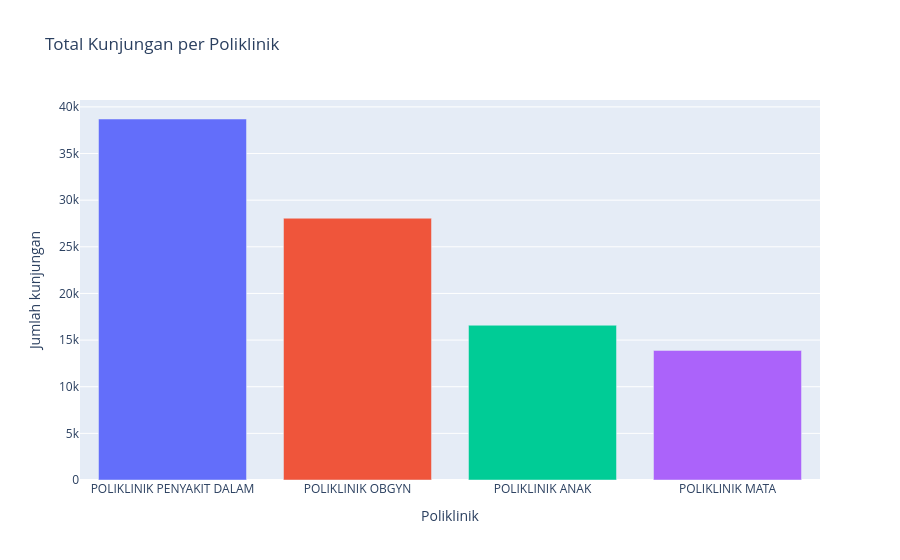
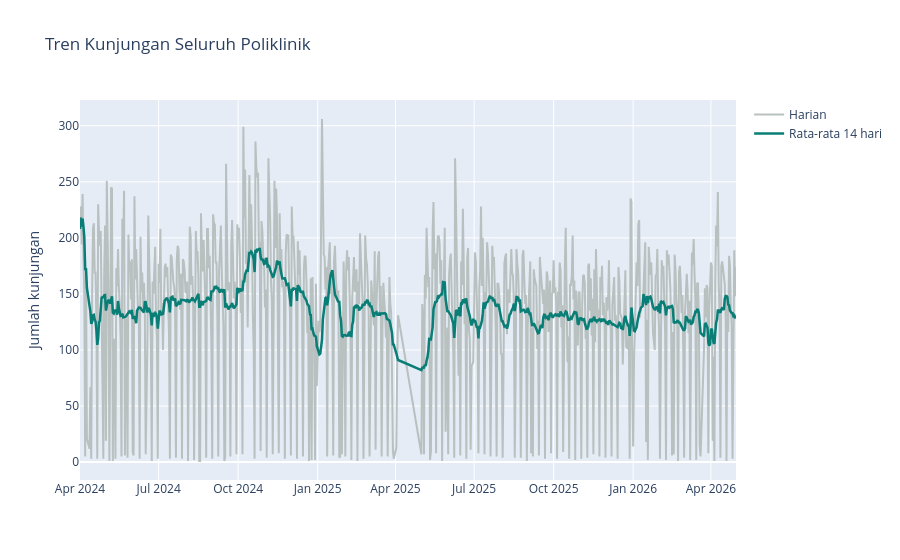

The cell these charts' notebook holds for them, in order:
### Code cell
poli_totals = daily.groupby('poli', as_index=False)['y'].sum().sort_values('y', ascending=False)
fig = px.bar(
    poli_totals, x='poli', y='y', color='poli',
    title='Total Kunjungan per Poliklinik',
    labels={'poli': 'Poliklinik', 'y': 'Jumlah kunjungan'},
)
fig.update_layout(showlegend=False)
fig.show()

daily_total = daily.groupby('ds', as_index=False)['y'].sum().sort_values('ds')
daily_total['rata_rata_14_hari'] = daily_total['y'].rolling(14, min_periods=1).mean()
fig = go.Figure()
fig.add_scatter(x=daily_total['ds'], y=daily_total['y'], name='Harian', line={'color': '#B8C1BF'})
fig.add_scatter(
    x=daily_total['ds'], y=daily_total['rata_rata_14_hari'],
    name='Rata-rata 14 hari', line={'color': '#087E76', 'width': 2.5},
)
fig.update_layout(title='Tren Kunjungan Seluruh Poliklinik', yaxis_title='Jumlah kunjungan')
fig.show()

### Figure 1 — Plotly figure (JSON) as saved in the notebook; plotly's stock layout.template omitted (floating-point values rounded to 4 significant figures)
{"data": [{"hovertemplate": "Poliklinik=%{x}<br>Jumlah kunjungan=%{y}<extra></extra>", "legendgroup": "POLIKLINIK PENYAKIT DALAM", "marker": {"color": "#636efa", "pattern": {"shape": ""}}, "name": "POLIKLINIK PENYAKIT DALAM", "orientation": "v", "showlegend": true, "textposition": "auto", "type": "bar", "x": ["POLIKLINIK PENYAKIT DALAM"], "xaxis": "x", "y": [38701], "yaxis": "y"}, {"hovertemplate": "Poliklinik=%{x}<br>Jumlah kunjungan=%{y}<extra></extra>", "legendgroup": "POLIKLINIK OBGYN", "marker": {"color": "#EF553B", "pattern": {"shape": ""}}, "name": "POLIKLINIK OBGYN", "orientation": "v", "showlegend": true, "textposition": "auto", "type": "bar", "x": ["POLIKLINIK OBGYN"], "xaxis": "x", "y": [28064], "yaxis": "y"}, {"hovertemplate": "Poliklinik=%{x}<br>Jumlah kunjungan=%{y}<extra></extra>", "legendgroup": "POLIKLINIK ANAK", "marker": {"color": "#00cc96", "pattern": {"shape": ""}}, "name": "POLIKLINIK ANAK", "orientation": "v", "showlegend": true, "textposition": "auto", "type": "bar", "x": ["POLIKLINIK ANAK"], "xaxis": "x", "y": [16591], "yaxis": "y"}, {"hovertemplate": "Poliklinik=%{x}<br>Jumlah kunjungan=%{y}<extra></extra>", "legendgroup": "POLIKLINIK MATA", "marker": {"color": "#ab63fa", "pattern": {"shape": ""}}, "name": "POLIKLINIK MATA", "orientation": "v", "showlegend": true, "textposition": "auto", "type": "bar", "x": ["POLIKLINIK MATA"], "xaxis": "x", "y": [13893], "yaxis": "y"}], "layout": {"barmode": "relative", "legend": {"title": {"text": "Poliklinik"}, "tracegroupgap": 0}, "showlegend": false, "title": {"text": "Total Kunjungan per Poliklinik"}, "xaxis": {"anchor": "y", "categoryarray": ["POLIKLINIK PENYAKIT DALAM", "POLIKLINIK OBGYN", "POLIKLINIK ANAK", "POLIKLINIK MATA"], "categoryorder": "array", "domain": [0, 1], "title": {"text": "Poliklinik"}}, "yaxis": {"anchor": "x", "domain": [0, 1], "title": {"text": "Jumlah kunjungan"}}}}

### Figure 2 — Plotly figure (JSON) as saved in the notebook; plotly's stock layout.template omitted (floating-point values rounded to 4 significant figures; data arrays with more than 128 entries replaced by an {"elided": "..."} marker saying what was removed)
{"data": [{"line": {"color": "#B8C1BF"}, "name": "Harian", "type": "scatter", "x": {"elided": "713 str values"}, "y": {"elided": "713 int values"}}, {"line": {"color": "#087E76", "width": 2.5}, "name": "Rata-rata 14 hari", "type": "scatter", "x": {"elided": "713 str values"}, "y": {"elided": "713 float values"}}], "layout": {"title": {"text": "Tren Kunjungan Seluruh Poliklinik"}, "yaxis": {"title": {"text": "Jumlah kunjungan"}}}}
